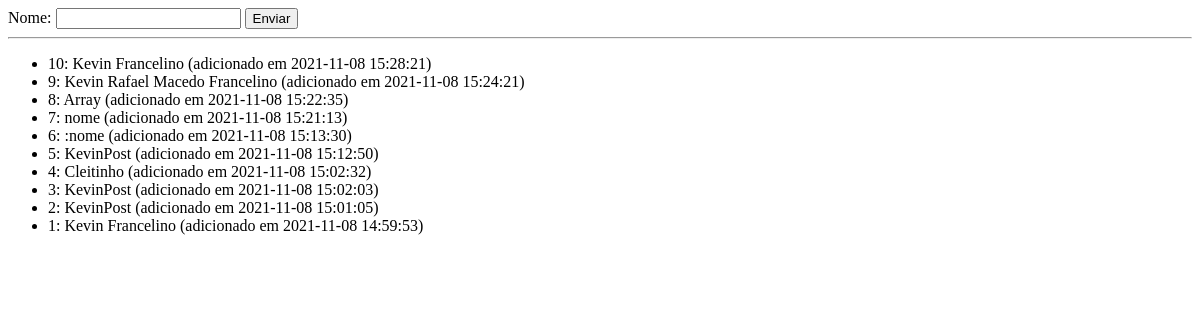
Page /db/index.php on the earlier database version.
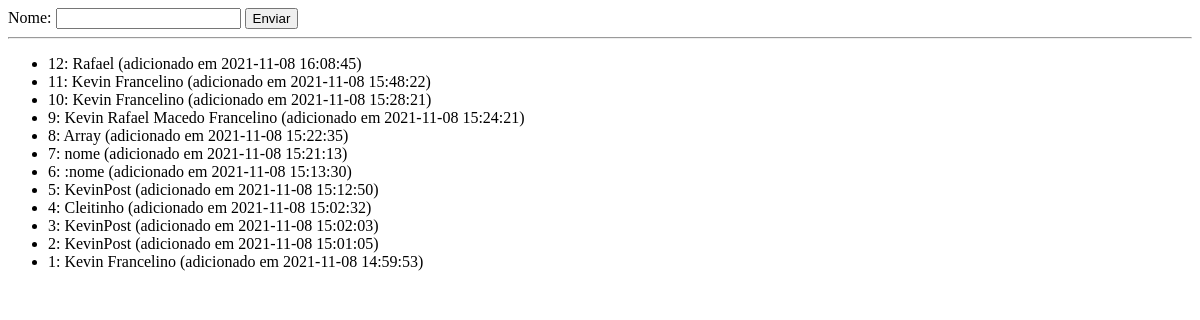
Same page on the later database version.
### tables this page shows
CREATE TABLE Usuarios (
    id INTEGER PRIMARY KEY AUTOINCREMENT,
    nome VARCHAR ,
    email VARCHAR,
    senha VARCHAR,
    adicionado_em TIMESTAMP NOT NULL DEFAULT CURRENT_TIMESTAMP
    
);

### db/index.php (the view, shortened to what this page needs)
<?php
try {
    $db = Database::getInstance();
    $usuarios = $db->query('SELECT * FROM Usuarios ORDER BY adicionado_em DESC')->fetchAll();
} catch (\Throwable $th) {
    echo $th;
    die(1);
}
?>
<!DOCTYPE html>
<html>
<head>
</head>
<body>
    <form method="post">
        <label for="nome">Nome: </label>
        <input type="text" name="nome" id="nome">
        <button type="submit">Enviar</button>
    </form>
    <hr>
    <ul>
        <?php foreach ($usuarios as $usuario) { ?>
            <li>
                <?= $usuario['id'] ?>: <?= $usuario['nome'] ?> (adicionado em <?= $usuario['adicionado_em'] ?>)
            </li>
        <?php } ?>
    </ul>
</body>
</html>

Differences in the rows shown:
added usuarios: id "12", nome "Rafael", adicionado_em "2021-11-08 16:08:45"
added usuarios: id "11", nome "Kevin Francelino", adicionado_em "2021-11-08 15:48:22"
